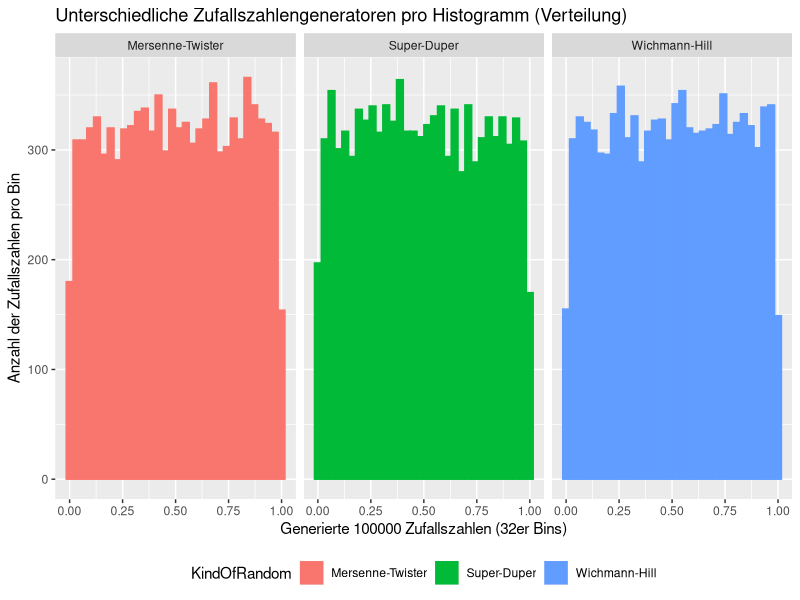
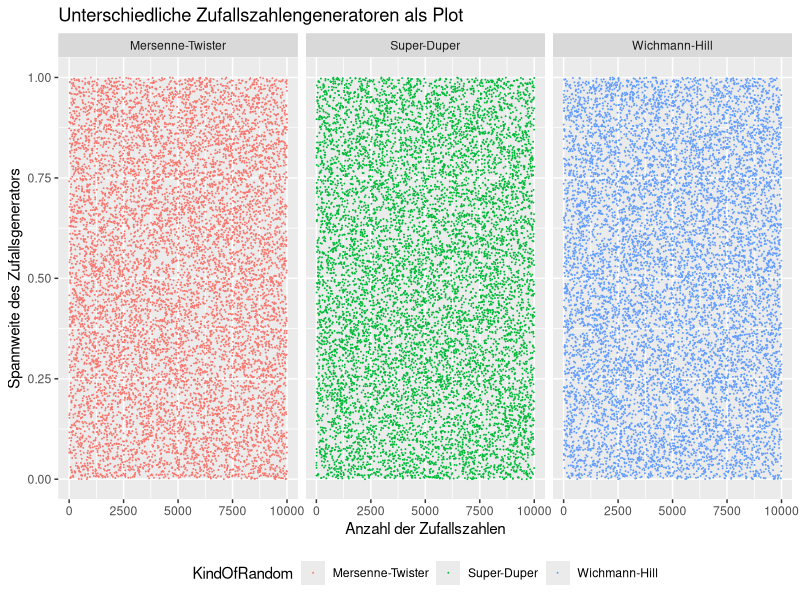

Here is the R script that generated these plots, in order:
## ---- chunk 1
# Plot der exponentialfunktions
## ---- chunk 2
library(ggplot2)
numberOfRandomNumbers <- 10000

RNGkind("Mersenne-Twister") # matches  "Mersenne-Twister"
datamt = data.frame(data = runif(numberOfRandomNumbers), KindOfRandom = "Mersenne-Twister", pos = 1:numberOfRandomNumbers)

RNGkind("Super") # matches  "Super-Duper"
datasd = data.frame(data = runif(numberOfRandomNumbers), KindOfRandom = "Super-Duper", pos = 1:numberOfRandomNumbers)

RNGkind("Wichmann-Hill") # matches  "Wichmann-Hill"
datawh = data.frame(data = runif(numberOfRandomNumbers), KindOfRandom = "Wichmann-Hill", pos = 1:numberOfRandomNumbers)

data <- rbind(datamt, datasd, datawh)

ggplot(data, aes(x = data, color = KindOfRandom, fill = KindOfRandom)) + 
  geom_histogram(bins = 32) + 
  facet_grid(~ KindOfRandom) +
  theme(legend.direction = "horizontal", 
        legend.position = "bottom",
        legend.box = "horizontal") +
  labs(title = "Unterschiedliche Zufallszahlengeneratoren pro Histogramm (Verteilung)",
  x = "Generierte 100000 Zufallszahlen (32er Bins)",
  y = "Anzahl der Zufallszahlen pro Bin")
## ---- chunk 3
RNGkind("Mersenne-Twister") # matches  "Mersenne-Twister"
datamt = data.frame(data = runif(numberOfRandomNumbers), KindOfRandom = "Mersenne-Twister", pos = 1:numberOfRandomNumbers)

ggplot(data, aes(y = data, x = pos, color = KindOfRandom)) + 
  geom_point(size = 0.01) +
  facet_grid(~ KindOfRandom) +
  theme(legend.direction = "horizontal", 
        legend.position = "bottom",
        legend.box = "horizontal") +
  labs(title = "Unterschiedliche Zufallszahlengeneratoren als Plot",
  x = "Anzahl der Zufallszahlen",
  y = "Spannweite des Zufallsgenerators")
## ---- chunk 4
#?RNG
## ---- chunk 5

## ---- chunk 6
# insert random R-code
# 
## ---- chunk 7
#options(expressions=100000)
# Berechnet die neue Zufallszahl
#PP.Coincidence.CalculateNumber <- function (randomNumber) {
#  first <- as.numeric(substr(randomNumber, 0, 5))
#  second <- as.numeric(substr(randomNumber, 6, 10))
#  
#  if(is.na(second) || second == 0) {
#    second <- bitwXor(first, as.numeric(substr(as.numeric(Sys.time()), 6, 10)))
#  }
#  return (first * second)
#}

# Rekursiver Aufrauf
#PP.Coincidence.Recursive <- function(numberOfRandomNumbers, randomNumber, randomList) {
#  if (numberOfRandomNumbers <=0 ) {
#    return( c() )
#  } else {
#    newRN <- PP.Coincidence.CalculateNumber(randomNumber)
#    return( c(Recall(numberOfRandomNumbers-1, newRN, randomList),newRN/10000000000) )
#  }
#}

# Initialaufruf mit einer Anzahl von Zufallszahlen
#PP.Coincidence <- function(numberOfRandomNumbers){
#  return (PP.Coincidence.Recursive(numberOfRandomNumbers, as.numeric(Sys.time()), c()))
#}
